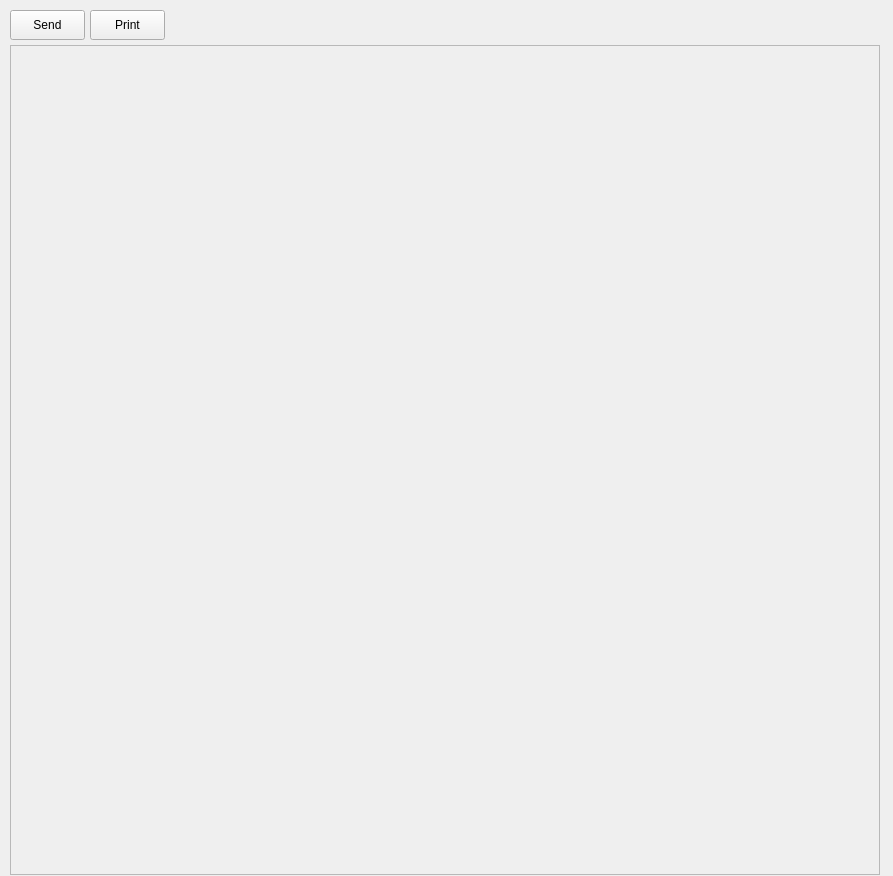
<?xml version="1.0" encoding="UTF-8"?>
<ui version="4.0">
 <class>FormDialogClass</class>
 <widget class="QMainWindow" name="FormDialogClass">
  <property name="geometry">
   <rect>
    <x>0</x>
    <y>0</y>
    <width>893</width>
    <height>876</height>
   </rect>
  </property>
  <property name="windowTitle">
   <string>FormDialog</string>
  </property>
  <widget class="QWidget" name="centralWidget">
   <widget class="QLabel" name="cForm">
    <property name="geometry">
     <rect>
      <x>630</x>
      <y>695</y>
      <width>131</width>
      <height>126</height>
     </rect>
    </property>
    <property name="text">
     <string>TextLabel</string>
    </property>
    <property name="scaledContents">
     <bool>false</bool>
    </property>
   </widget>
   <widget class="QScrollArea" name="scrollArea">
    <property name="geometry">
     <rect>
      <x>10</x>
      <y>45</y>
      <width>870</width>
      <height>830</height>
     </rect>
    </property>
    <property name="widgetResizable">
     <bool>true</bool>
    </property>
    <widget class="QWidget" name="scrollAreaWidgetContents">
     <property name="geometry">
      <rect>
       <x>0</x>
       <y>0</y>
       <width>868</width>
       <height>828</height>
      </rect>
     </property>
    </widget>
   </widget>
   <widget class="QPushButton" name="c_send">
    <property name="geometry">
     <rect>
      <x>10</x>
      <y>10</y>
      <width>75</width>
      <height>30</height>
     </rect>
    </property>
    <property name="text">
     <string>Send</string>
    </property>
   </widget>
   <widget class="QPushButton" name="c_print">
    <property name="geometry">
     <rect>
      <x>90</x>
      <y>10</y>
      <width>75</width>
      <height>30</height>
     </rect>
    </property>
    <property name="text">
     <string>Print</string>
    </property>
   </widget>
  </widget>
 </widget>
 <layoutdefault spacing="6" margin="11"/>
 <resources/>
 <connections/>
</ui>
